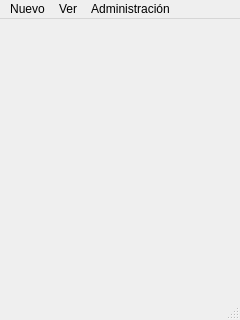
<?xml version="1.0" encoding="UTF-8"?>
<ui version="4.0">
 <class>MainWindow</class>
 <widget class="QMainWindow" name="MainWindow">
  <property name="geometry">
   <rect>
    <x>0</x>
    <y>0</y>
    <width>240</width>
    <height>320</height>
   </rect>
  </property>
  <property name="windowTitle">
   <string>Tanda</string>
  </property>
  <widget class="QWidget" name="centralwidget"/>
  <widget class="QMenuBar" name="menubar">
   <property name="geometry">
    <rect>
     <x>0</x>
     <y>0</y>
     <width>240</width>
     <height>21</height>
    </rect>
   </property>
   <widget class="QMenu" name="menuTanda">
    <property name="title">
     <string>Nuevo</string>
    </property>
    <addaction name="actionCrearTanda"/>
    <addaction name="actionCrearIntegrante"/>
   </widget>
   <widget class="QMenu" name="menuVer">
    <property name="title">
     <string>Ver</string>
    </property>
    <addaction name="actionTandas"/>
   </widget>
   <widget class="QMenu" name="menuAdministracion">
    <property name="title">
     <string>Administración</string>
    </property>
    <addaction name="actionAdministrarEntradas"/>
    <addaction name="actionSalidas"/>
   </widget>
   <addaction name="menuTanda"/>
   <addaction name="menuVer"/>
   <addaction name="menuAdministracion"/>
  </widget>
  <widget class="QStatusBar" name="statusbar"/>
  <action name="actionCrearTanda">
   <property name="text">
    <string>Tanda</string>
   </property>
  </action>
  <action name="actionCrearIntegrante">
   <property name="text">
    <string>Integrantes</string>
   </property>
  </action>
  <action name="actionTandas">
   <property name="text">
    <string>Tandas</string>
   </property>
  </action>
  <action name="actionAdministrarEntradas">
   <property name="text">
    <string>Entradas</string>
   </property>
  </action>
  <action name="actionSalidas">
   <property name="text">
    <string>Salidas</string>
   </property>
  </action>
 </widget>
 <resources/>
 <connections/>
</ui>
